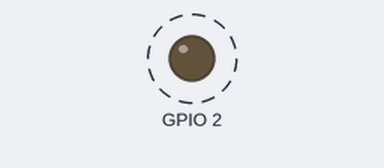
Bench run of a sketch on a simulated ESP8266 (NodeMCU). Parts: output pins drawn as LEDs (lit = HIGH). Dashed ring = blinking. What the sketch prints to the serial monitor is not drawn.

Above: at 0.5 s.
Timing chart, 0 to 4.6 s (numbered marks = the images above):
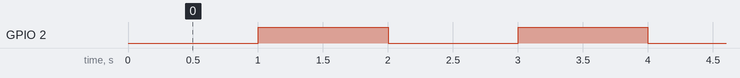

The sketch:

Never_Gunna_Give_You_Up_WIFI_Beacon.ino
```cpp
// "Never Gunna Give You Up" WIFI Beacon
// code written by NoMoreImFull for the good of humanity
// Lyrics by God Emperor Rick Astley
// https://www.reddit.com/r/arduino/comments/12uy1r2/never_gunna_give_you_up_wifi_beacon/

// Each line of the lyrics in the array
// is 32 characters (including spaces) or less
// to comply with SSID naming limitations.

#include <Arduino.h>
#include <ESP8266WiFi.h>

String never_gunna[] =
{
    "Were no strangers to love",
    "You know the rules and so do I",
    "A full commitments",
    "what Im thinking of",
    "You wouldnt get this from",
    "any other guy",
    "I just wanna tell you",
    "how Im feeling",
    "Gotta make you understand",
    "Never gonna give you up",
    "Never gonna let you down",
    "Never gonna run around",
    "and desert you",
    "Never gonna make you cry",
    "Never gonna say goodbye",
    "Never gonna tell a lie",
    "and hurt you",
    "Weve known each other for so long",
    "Your hearts been aching, but",
    "youre too shy to say it",
    "Inside we both know",
    "whats been going on",
    "We know the game ",
    "and were gonna play it",
    "And if you ask me how Im feeling",
    "Dont tell me youre too blind", // to see",
    "Never gonna give you up",
    "Never gonna let you down",
    "Never gonna run around",
    "and desert you",
    "Never gonna make you cry",
    "Never gonna say goodbye",
    "Never gonna tell a lie",
    "and hurt you",
    "Never gonna give you up",
    "Never gonna let you down",
    "Never gonna run around",
    "and desert you",
    "Never gonna make you cry",
    "Never gonna say goodbye",
    "Never gonna tell a lie",
    "and hurt you",
    "Weve known each other for so long",
    "Your hearts been aching, but",
    "youre too shy to say it",
    "Inside we both know",
    "whats been going on",
    "We know the game ",
    "and were gonna play it",
    "I just wanna tell you",
    "how Im feeling",
    "Gotta make you understand",
    "Never gonna give you up",
    "Never gonna let you down",
    "Never gonna run around",
    "and desert you",
    "Never gonna make you cry",
    "Never gonna say goodbye",
    "Never gonna tell a lie",
    "and hurt you",
    "Never gonna give you up",
    "Never gonna let you down",
    "Never gonna run around",
    "and desert you",
    "Never gonna make you cry",
    "Never gonna say goodbye",
    "Never gonna tell a lie",
    "and hurt you",
    "Never gonna give you up",
    "Never gonna let you down",
    "Never gonna run around",
    "and desert you",
    "Never gonna make you cry",
    "Never gonna say goodbye",
    "Never gonna tell a lie",
    "and hurt you"
};

const int update_interval = 20000; // SSID Update interval, adjust as needed.

void setup()
{
    pinMode(LED_BUILTIN, OUTPUT);  // Initialize the LED_BUILTIN pin as an output
    Serial.begin(115200);
    Serial.println("Wait for it...");
    WiFi.softAP(never_gunna[0].c_str());
}

void loop()
{
    static unsigned long last_update_time = 0;
    if (millis() - last_update_time > update_interval)
    {
        static int current_line = 0;
        current_line = (current_line + 1) % (sizeof(never_gunna) / sizeof(String));
        Serial.print("Updating SSID to ");
        Serial.println(never_gunna[current_line]);
        WiFi.softAP(never_gunna[current_line].c_str());
        last_update_time = millis();
    }
    delay(1000);
    digitalWrite(LED_BUILTIN, digitalRead(LED_BUILTIN)?LOW:HIGH); // toggle LED

}
```

Measured:
- by itself, GPIO 2: alternates HIGH for 1.0 s and LOW for 1.0 s
